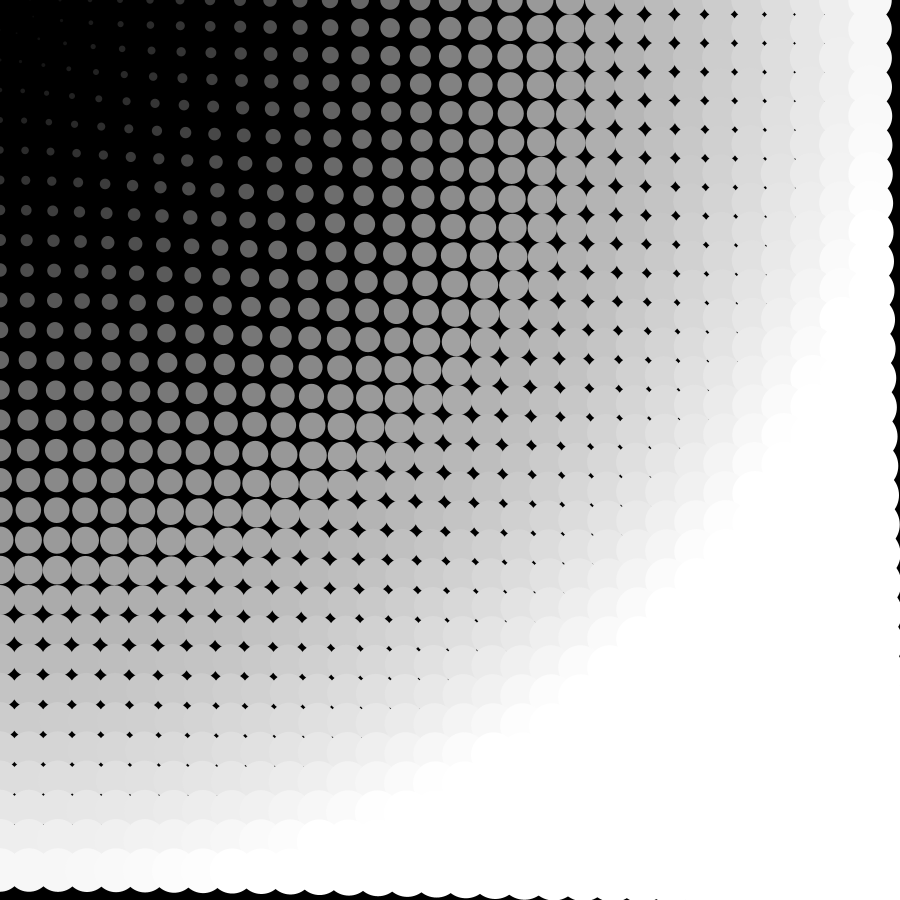
Frame 1 (no input)
Frame 60 (the mouse pressed at the canvas centre just before this capture): identical to frame 1, image omitted
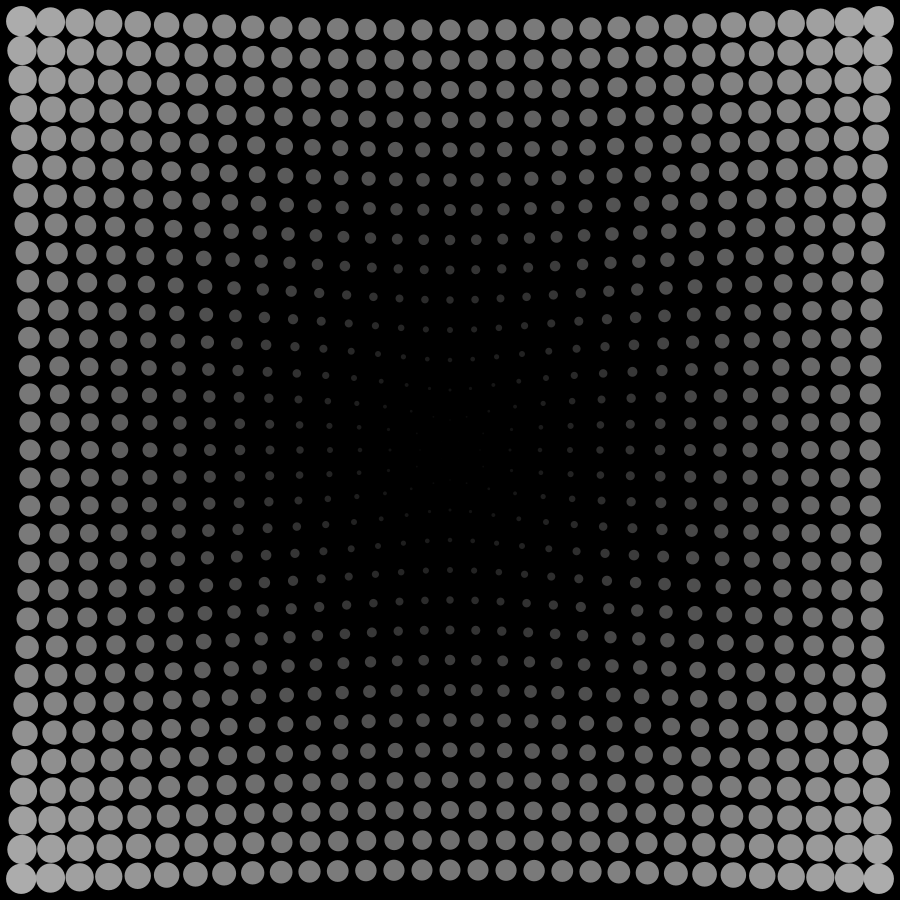
Frame 120 (the mouse held since frame 60 and released just before this capture)

The Processing sketch that drew these frames (run headless with seeded random() and noise(); from frame 60 on, the mouse is pressed at the canvas centre):

// Processing sketch: centre_mouse
// ── centre_mouse.pde
ArrayList<PVector> listPosIni;
ArrayList<Particle> particles;

PVector mouse;

int radius = 30;

void setup() {
  //fullScreen();
  size(900, 900);

  listPosIni = new ArrayList<PVector>();
  particles = new ArrayList<Particle>();

  for (int y = 0; y <= height; y += radius) {
    for (int x = 0; x <= width; x += radius) {
      listPosIni.add(new PVector(x, y));
      particles.add(new Particle(new PVector(x, y)));
    }
  }
}

void draw() {  
  background(0);

  mouse = new PVector(mouseX, mouseY);

  for (int i = 0; i < listPosIni.size(); i++) {
    Particle p = particles.get(i);
    p.update(mouse, listPosIni.get(i), i); 
    p.display();
  }
}

// ── Particle.pde
class Particle {
  PVector position;

  Particle(PVector _position) {
    position = _position;
  }

  color col() {
    PVector distance = PVector.sub(mouse, position);
    float valCol = map(distance.mag(), 0, max(width, height), 0, 1);
    //println(valCol);
    color col = lerpColor(0, 255, valCol); 
    return col;
  }

  void display() {
    PVector distance = PVector.sub(mouse, position);
    float depth = map(distance.mag(), 0, max(width, height), 0, radius*1.5);
    noStroke();
    fill(col());
    ellipse(position.x, position.y, depth, depth);
  }

  void update(PVector mouse, PVector posIni, int i) {

    PVector target = PVector.sub(mouse, posIni);
    target.setMag(radius);

    position.set(posIni);
    position.add(target);

    /*println("CentreParticle", i, " ", posIni);
    println("Direction", target.mag(), target);
    println("PositionParticle", i, position);      
    println(" ");*/
  }
}
